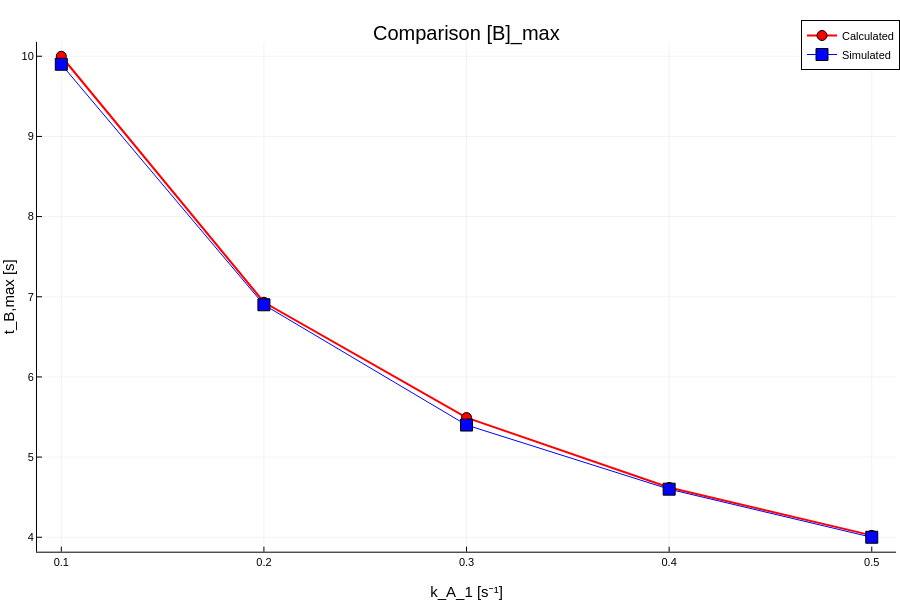

Notebook code for this chart:
### Markdown cell above
$$B = \frac{k_a}{k_b-k_a}(e^{-k_at} - e^{-k_bt})[A]_0$$

$$\frac{dB}{dt} = \frac{k_a [A]_0}{k_b-k_a} (-k_ae^{-k_at} + k_b e^{-k_bt}) = 0$$

$$\left(\frac{k_b}{k_a} \right) = e^{(k_b - k_a)t}$$

$$t_{max} = \frac{\ln \left(\frac{k_b}{k_a} \right)}{(k_b - k_a)}$$

$$B_{max} = \frac{k_a [A]_0}{k_b-k_a}(e^{-k_at_{max}} - e^{-k_bt_{max}})$$

### Code cell
using CSV
using DataFrames
using Plots

function kinetics_simulation()
    A_0 = 1.0         # mol/L
    B_0 = 0.0         # mol/L
    C_0 = 0.0         # mol/L
    k_a_1 = 0.1       # s^-1
    k_a_2 = 0.0       # s^-1
    k_b_1 = 0.1       # s^-1
    k_b_2 = 0.0       # s^-1
    delta_t = 0.1    # s
    T = 50            # s
    delta_k = 0.1     # s^-1
    num_steps = 5

    
    k_a_1_points = []
    t_max_sim = []
    t_max_calc = []

    results_str = "\n" * "="^70 * "\n"
    results_str *= rpad("k_A1", 8) * " | " * rpad("t_max(Sim)", 12) * " | " * rpad("t_max(Calc)", 12) * " | " * rpad("B_max(Sim)", 12) * " | " * rpad("B_max(Calc)", 12) * "\n"
    results_str *= "-"^70 * "\n"

    for step in 0:(num_steps-1)
        t_array = []
        B_array = []
        
        A = A_0 
        B = B_0;
        C = C_0 
        t = 0.0
        k_a_1_it = k_a_1 + step * delta_k
        
        while t <= T
            push!(t_array, t)
            push!(B_array, B)
            
            dA = (-k_a_1_it * A + k_a_2 * B) * delta_t
            dB = (k_a_1_it * A + k_b_2 * C - k_b_1 * B - k_a_2 * B) * delta_t
            dC = (-k_b_2 * C + k_b_1 * B) * delta_t
            
            A += dA; 
            B += dB; 
            C += dC; 
            t += delta_t
        end

        max_idx = argmax(B_array)
        max_val_B = B_array[max_idx]
        max_time = t_array[max_idx]

        calc_t = 0.0
        calc_B = 0.0
        
        if step == 0
            calc_t = 1.0 / k_b_1
            calc_B = A_0 * exp(-1.0)
        else
            calc_t = log(k_b_1 / k_a_1_it) / (k_b_1 - k_a_1_it)
            calc_B = A_0 * (k_a_1_it / k_b_1)^(k_b_1 / (k_b_1 - k_a_1_it))
        end

        push!(k_a_1_points, k_a_1_it)
        push!(t_max_sim, max_time)
        push!(t_max_calc, calc_t)

        r_ka   = rpad(string(round(k_a_1_it, digits=1)), 8)
        r_tsim = rpad(string(round(max_time, digits=2)), 12)
        r_tcal = rpad(string(round(calc_t, digits=2)), 12)
        r_bsim = rpad(string(round(max_val_B, digits=4)), 12)
        r_bcal = rpad(string(round(calc_B, digits=4)), 12)
        
        results_str *= r_ka * " | " * r_tsim * " | " * r_tcal * " | " * r_bsim * " | " * r_bcal * "\n"
    end
    results_str *= "="^70 * "\n"
    
    println(results_str)
    flush(stdout)

    plot(
        k_a_1_points, 
        t_max_calc, 
        label="Calculated", 
        linewidth=2, 
        color=:red,
        xlabel="k_A_1 [s⁻¹]",
        ylabel=" t_B,max [s]",
        title="Comparison [B]_max",
        marker=:circle,
        markersize=5
    )
    
    plot!(
        k_a_1_points, 
        t_max_sim, 
        label="Simulated", 
        color=:blue, 
        markersize=6,
        marker=:square
    )

end

kinetics_simulation()

### Figure 1 — Plotly figure (JSON) as saved in the notebook; plotly's stock layout.template omitted (floating-point values rounded to 4 significant figures)
{"data": [{"colorbar": {"len": 0.9105, "title": "", "x": 0.9956, "y": 0.5058}, "legendgroup": "Calculated", "line": {"color": "rgba(255, 0, 0, 1.000)", "dash": "solid", "shape": "linear", "width": 2}, "marker": {"color": "rgba(255, 0, 0, 1.000)", "line": {"color": "rgba(0, 0, 0, 1.000)", "width": 1}, "size": 10, "symbol": "circle"}, "mode": "lines+markers", "name": "Calculated", "showlegend": true, "type": "scatter", "x": [0.1, 0.2, 0.3, 0.4, 0.5], "xaxis": "x", "y": [10, 6.931, 5.493, 4.621, 4.024], "yaxis": "y"}, {"colorbar": {"len": 0.9105, "title": "", "x": 0.9956, "y": 0.5058}, "legendgroup": "Simulated", "line": {"color": "rgba(0, 0, 255, 1.000)", "dash": "solid", "shape": "linear", "width": 1}, "marker": {"color": "rgba(0, 0, 255, 1.000)", "line": {"color": "rgba(0, 0, 0, 1.000)", "width": 1}, "size": 12, "symbol": "square"}, "mode": "lines+markers", "name": "Simulated", "showlegend": true, "type": "scatter", "x": [0.1, 0.2, 0.3, 0.4, 0.5], "xaxis": "x", "y": [9.9, 6.9, 5.4, 4.6, 4.0], "yaxis": "y"}], "layout": {"annotations": [{"font": {"color": "rgba(0, 0, 0, 1.000)", "family": "sans-serif", "size": 20}, "rotation": 0, "showarrow": false, "text": "Comparison [B]_max", "x": 0.5184, "xanchor": "center", "xref": "paper", "y": 1, "yanchor": "top", "yref": "paper"}], "height": 600, "legend": {"bgcolor": "rgba(255, 255, 255, 1.000)", "bordercolor": "rgba(0, 0, 0, 1.000)", "borderwidth": 1, "font": {"color": "rgba(0, 0, 0, 1.000)", "family": "sans-serif", "size": 11}, "title": {"font": {"color": "rgba(0, 0, 0, 1.000)", "family": "sans-serif", "size": 15}, "text": ""}, "tracegroupgap": 0, "traceorder": "normal", "x": 1, "xanchor": "auto", "y": 1, "yanchor": "auto"}, "margin": {"b": 20, "l": 0, "r": 0, "t": 20}, "paper_bgcolor": "rgba(255, 255, 255, 1.000)", "plot_bgcolor": "rgba(255, 255, 255, 1.000)", "showlegend": true, "width": 900, "xaxis": {"anchor": "y", "domain": [0.0411, 0.9956], "gridcolor": "rgba(0, 0, 0, 0.100)", "gridwidth": 0.5, "linecolor": "rgba(0, 0, 0, 1.000)", "mirror": false, "range": [0.088, 0.512], "showgrid": true, "showline": true, "showticklabels": true, "tickangle": 0, "tickcolor": "rgb(0, 0, 0)", "tickfont": {"color": "rgba(0, 0, 0, 1.000)", "family": "sans-serif", "size": 11}, "tickmode": "array", "ticks": "inside", "ticktext": ["0.1", "0.2", "0.3", "0.4", "0.5"], "tickvals": [0.1, 0.2, 0.3, 0.4, 0.5], "title": "k_A_1 [s⁻¹]", "titlefont": {"color": "rgba(0, 0, 0, 1.000)", "family": "sans-serif", "size": 15}, "type": "-", "visible": true, "zeroline": false, "zerolinecolor": "rgba(0, 0, 0, 1.000)"}, "yaxis": {"anchor": "x", "domain": [0.05054, 0.961], "gridcolor": "rgba(0, 0, 0, 0.100)", "gridwidth": 0.5, "linecolor": "rgba(0, 0, 0, 1.000)", "mirror": false, "range": [3.82, 10.18], "showgrid": true, "showline": true, "showticklabels": true, "tickangle": 0, "tickcolor": "rgb(0, 0, 0)", "tickfont": {"color": "rgba(0, 0, 0, 1.000)", "family": "sans-serif", "size": 11}, "tickmode": "array", "ticks": "inside", "ticktext": ["4", "5", "6", "7", "8", "9", "10"], "tickvals": [4, 5, 6, 7, 8, 9, 10], "title": " t_B,max [s]", "titlefont": {"color": "rgba(0, 0, 0, 1.000)", "family": "sans-serif", "size": 15}, "type": "-", "visible": true, "zeroline": false, "zerolinecolor": "rgba(0, 0, 0, 1.000)"}}}
